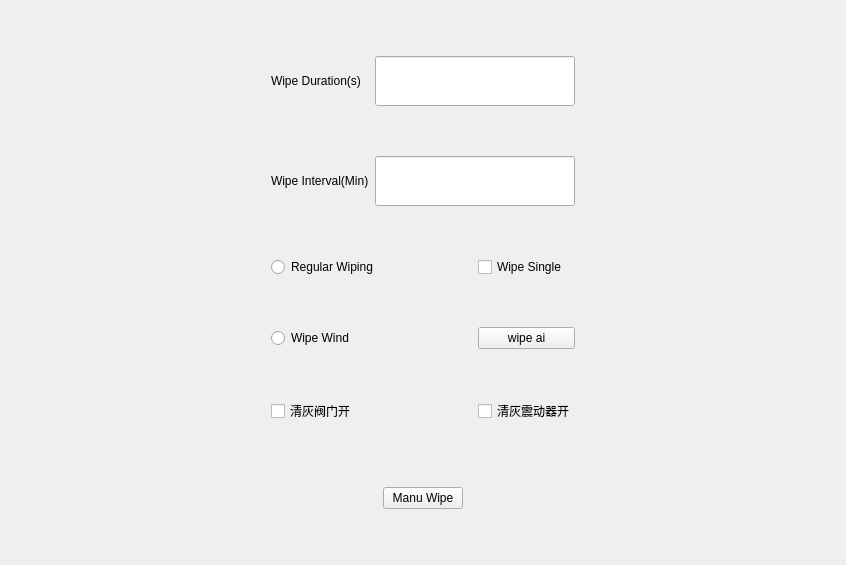
<?xml version="1.0" encoding="UTF-8"?>
<ui version="4.0">
 <class>wipeSetWidget</class>
 <widget class="QWidget" name="wipeSetWidget">
  <property name="geometry">
   <rect>
    <x>0</x>
    <y>0</y>
    <width>846</width>
    <height>565</height>
   </rect>
  </property>
  <property name="windowTitle">
   <string notr="true">Form</string>
  </property>
  <layout class="QVBoxLayout" name="verticalLayout">
   <item>
    <layout class="QHBoxLayout" name="horizontalLayout_4">
     <property name="sizeConstraint">
      <enum>QLayout::SetDefaultConstraint</enum>
     </property>
     <item>
      <spacer name="horizontalSpacer_6">
       <property name="orientation">
        <enum>Qt::Horizontal</enum>
       </property>
       <property name="sizeHint" stdset="0">
        <size>
         <width>40</width>
         <height>20</height>
        </size>
       </property>
      </spacer>
     </item>
     <item>
      <layout class="QGridLayout" name="gridLayout">
       <property name="verticalSpacing">
        <number>50</number>
       </property>
       <item row="0" column="0">
        <widget class="QLabel" name="wipeDuration">
         <property name="focusPolicy">
          <enum>Qt::NoFocus</enum>
         </property>
         <property name="text">
          <string notr="true">Wipe Duration(s)</string>
         </property>
        </widget>
       </item>
       <item row="0" column="1">
        <widget class="myLineEdit" name="wipeDurationEdit">
         <property name="minimumSize">
          <size>
           <width>200</width>
           <height>50</height>
          </size>
         </property>
         <property name="maximumSize">
          <size>
           <width>200</width>
           <height>50</height>
          </size>
         </property>
        </widget>
       </item>
       <item row="1" column="0">
        <widget class="QLabel" name="wipeInterval">
         <property name="focusPolicy">
          <enum>Qt::NoFocus</enum>
         </property>
         <property name="text">
          <string notr="true">Wipe Interval(Min)</string>
         </property>
        </widget>
       </item>
       <item row="1" column="1">
        <widget class="myLineEdit" name="wipeIntervalEdit">
         <property name="minimumSize">
          <size>
           <width>200</width>
           <height>50</height>
          </size>
         </property>
         <property name="maximumSize">
          <size>
           <width>200</width>
           <height>50</height>
          </size>
         </property>
        </widget>
       </item>
      </layout>
     </item>
     <item>
      <spacer name="horizontalSpacer_7">
       <property name="orientation">
        <enum>Qt::Horizontal</enum>
       </property>
       <property name="sizeHint" stdset="0">
        <size>
         <width>40</width>
         <height>20</height>
        </size>
       </property>
      </spacer>
     </item>
    </layout>
   </item>
   <item>
    <layout class="QHBoxLayout" name="horizontalLayout">
     <item>
      <spacer name="horizontalSpacer_4">
       <property name="orientation">
        <enum>Qt::Horizontal</enum>
       </property>
       <property name="sizeHint" stdset="0">
        <size>
         <width>40</width>
         <height>20</height>
        </size>
       </property>
      </spacer>
     </item>
     <item>
      <layout class="QGridLayout" name="gridLayout_2">
       <property name="horizontalSpacing">
        <number>100</number>
       </property>
       <property name="verticalSpacing">
        <number>50</number>
       </property>
       <item row="0" column="0">
        <widget class="QRadioButton" name="timerWipeRadioBtn">
         <property name="text">
          <string notr="true">Regular Wiping</string>
         </property>
        </widget>
       </item>
       <item row="0" column="1">
        <widget class="QCheckBox" name="wipeSingleCheckBox">
         <property name="text">
          <string notr="true">Wipe Single</string>
         </property>
        </widget>
       </item>
       <item row="1" column="0">
        <widget class="QRadioButton" name="combineWipeRadioBtn">
         <property name="text">
          <string notr="true">Wipe Wind</string>
         </property>
        </widget>
       </item>
       <item row="1" column="1">
        <widget class="QPushButton" name="aiWipeBtn">
         <property name="text">
          <string notr="true">wipe ai</string>
         </property>
        </widget>
       </item>
       <item row="2" column="0">
        <widget class="QCheckBox" name="checkBox">
         <property name="text">
          <string>清灰阀门开</string>
         </property>
        </widget>
       </item>
       <item row="2" column="1">
        <widget class="QCheckBox" name="checkBox_2">
         <property name="text">
          <string>清灰震动器开</string>
         </property>
        </widget>
       </item>
      </layout>
     </item>
     <item>
      <spacer name="horizontalSpacer_5">
       <property name="orientation">
        <enum>Qt::Horizontal</enum>
       </property>
       <property name="sizeHint" stdset="0">
        <size>
         <width>40</width>
         <height>20</height>
        </size>
       </property>
      </spacer>
     </item>
    </layout>
   </item>
   <item>
    <layout class="QHBoxLayout" name="horizontalLayout_2">
     <property name="topMargin">
      <number>13</number>
     </property>
     <item>
      <spacer name="horizontalSpacer_2">
       <property name="orientation">
        <enum>Qt::Horizontal</enum>
       </property>
       <property name="sizeHint" stdset="0">
        <size>
         <width>40</width>
         <height>20</height>
        </size>
       </property>
      </spacer>
     </item>
     <item>
      <widget class="QPushButton" name="manuWipePushBtn">
       <property name="text">
        <string notr="true">Manu Wipe</string>
       </property>
      </widget>
     </item>
     <item>
      <spacer name="horizontalSpacer_3">
       <property name="orientation">
        <enum>Qt::Horizontal</enum>
       </property>
       <property name="sizeHint" stdset="0">
        <size>
         <width>40</width>
         <height>20</height>
        </size>
       </property>
      </spacer>
     </item>
    </layout>
   </item>
  </layout>
  <zorder></zorder>
  <zorder></zorder>
  <zorder></zorder>
  <zorder>horizontalSpacer_4</zorder>
  <zorder>horizontalSpacer_5</zorder>
 </widget>
 <customwidgets>
  <customwidget>
   <class>myLineEdit</class>
   <extends>QLineEdit</extends>
   <header location="global">mysortwidget/mylineedit.h</header>
  </customwidget>
 </customwidgets>
 <resources/>
 <connections/>
</ui>
